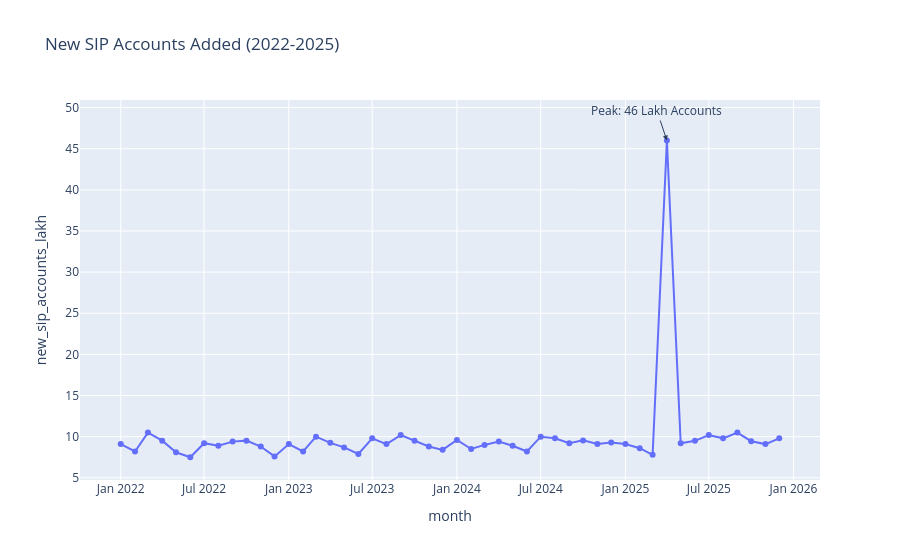

The notebook cell this image was saved under:
### Code cell
fig = px.line(
    sip,
    x='month',
    y='new_sip_accounts_lakh',
    markers=True,
    title='New SIP Accounts Added (2022-2025)'
)

fig.add_annotation(
    x='2025-04-01',
    y=46,
    text='Peak: 46 Lakh Accounts',
    showarrow=True,
    arrowhead=2
)

fig.show()
